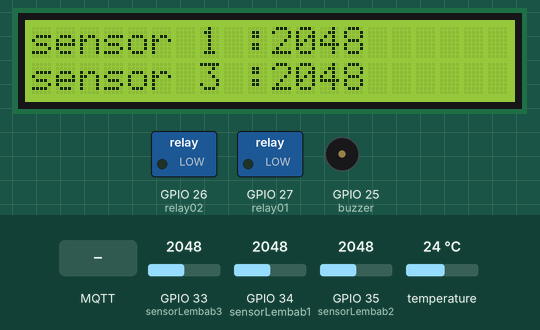
This sketch was run on a simulated ESP32. Shown: 20×2 character LCD, switched loads named in the sketch (green lamp = pin HIGH), buzzer (waves = sounding, pin HIGH). The test bench sets the inputs (shaded band); at power-on: GPIO 33 (sensorLembab3) = 2048, GPIO 34 (sensorLembab1) = 2048, GPIO 35 (sensorLembab2) = 2048, temperature 24 °C. WiFi joins after 1.5 s; servers stay silent unless stated; no MQTT or app messages arrive unless stated; what the sketch prints to the serial monitor is not drawn.

Above: at 10.5 s.
10.6 s: MQTT message "on" arrives on the first subscribed topic
At 12.2 s:
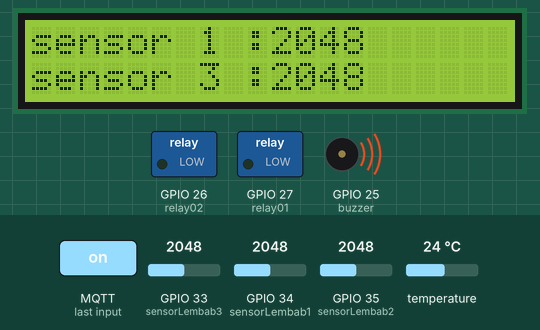
12.5 s: MQTT message "on" arrives on the second subscribed topic
At 14.2 s:
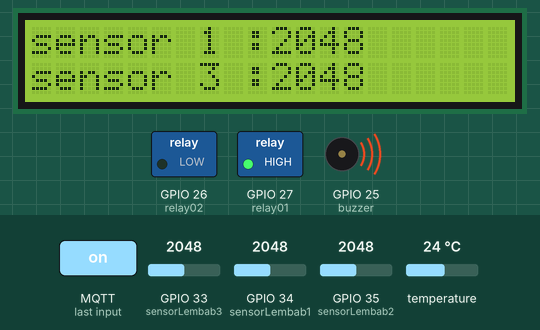
14.5 s: MQTT message "off" arrives on the first subscribed topic
At 16.0 s:
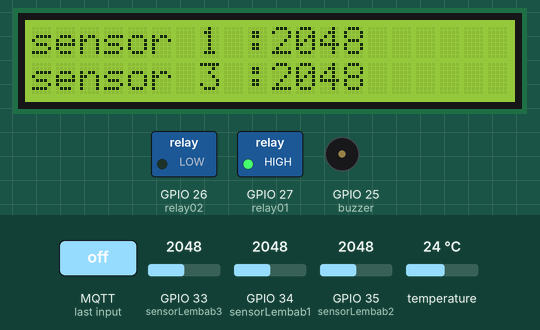
16.5 s: MQTT message "on" arrives on the third subscribed topic
At 17.8 s:
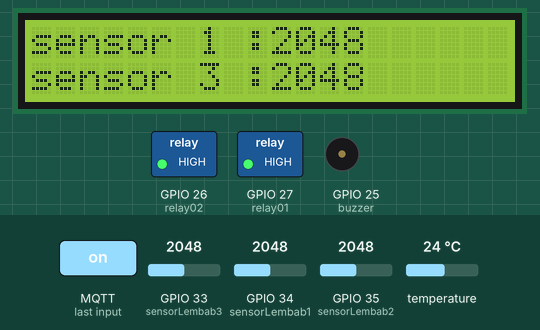
18.5 s: MQTT message "off" arrives on the second subscribed topic
At 19.6 s:
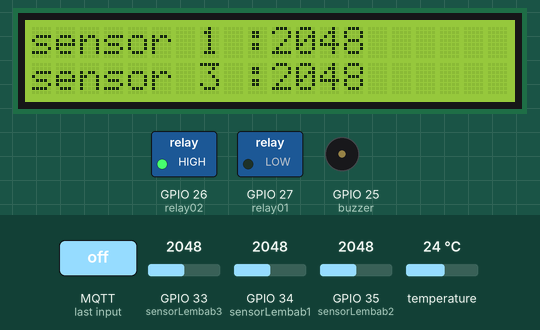
20.5 s: GPIO 33 (sensorLembab3) set to 2866
At 21.5 s:
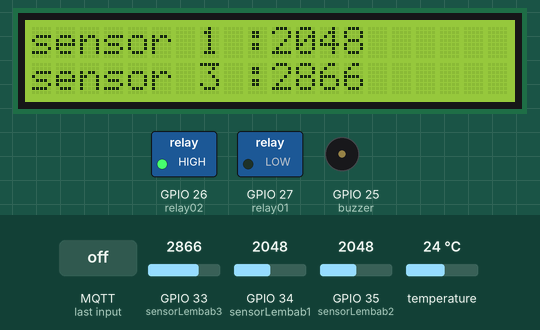
Timing chart, 0 to 23.5 s (numbered marks = the images above; inputs shaded):
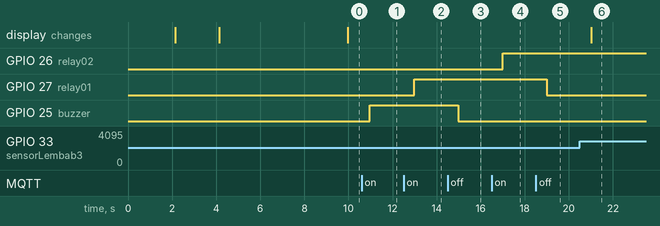

The sketch:

autiIrrigation.ino
```cpp
/*------------------------------------------------------------------
  ===================  Seksyen 1 - HEADER        ===================
  ------------------------------------------------------------------*/
//-------------------------------------------------------------------
//=  A. - Library  include and define  yang diperlukan              =
//-------------------------------------------------------------------

#include <WiFi.h>
#include <MQTT.h>
#include <Wire.h>
#include <SPI.h>
#include <DallasTemperature.h>
#include <OneWire.h>
#include <LiquidCrystal_I2C.h>


//--------------------------------------------------------------------
//=  B. - ISTIHAR Sambungan nama Pin dengan Nombor Fizikal PIN ----
//--------------------------------------------------------------------

//---Actuator and Relay  pin connection---
#define relay01     27
#define relay02     26
#define buzzer      25
#define SensorSuhu  15 // pin sambungan ke DS18B20 (ONEWIRE)
#define sensorLembab1 34
#define sensorLembab2 35
#define sensorLembab3 33

//---Penentuan nama Pembolehubah nama yg diumpukkan kepada satu nilai awal yg ditetapkan --
LiquidCrystal_I2C lcd(0x27,20,2);

// ~~~~~~~~~~~~~~~~~~~~ PENTING ~~~~~~~~~~~~~~~~~~~~~~~~
// ------ Sila edit nama atau ID ikut keperluan --------
#define Client_Id   "josephinekksbj202500001"
#define NamaBroker  "broker.emqx.io"
#define namaSSID    "JOSAN";
#define SSIDpwd     "s@nthini";
//#define namaSSID    "IoT";
//#define SSIDpwd     "iot@kksj2023";
// ~~~~~~~~~~~~~~~~~~~  TAMMAT   ~~~~~~~~~~~~~~~~~~~~~~~

//=   C.  - ISTIHAR  constant dan pembolehubah------------------------------
//---Penetapan nama Pembolehubah yg diumpukkan kepada satu nilai awal  --
const char ssid[] = namaSSID;
const char pass[] = SSIDpwd;

//------ ISTIHAR Pemboleh ubah dengan jenis Data yang digunakan---
unsigned long lastMillis = 0;
float dataSuhuC; // suhu dalam Celsius


//-=   D. - Cipta Objek dari Librari berkaitan------------------ ----
//--------------------------------------------------------------------------

WiFiClient net;
MQTTClient client;


// Istihar objek bagi Module Sersor Suhu Dallas 18B20
OneWire oneWire(SensorSuhu);
DallasTemperature sensors(&oneWire);

//##################  Seksyen 1 - TAMAT #############################

//==================  Seksyen 2 - Fungsi Setup ======================
//-------------------------------------------------------------------

void setup() {
  pinMode(relay01,OUTPUT);
  pinMode(relay02,OUTPUT);
  pinMode(buzzer,OUTPUT);

  Serial.begin(115200); // initialize serial

  WiFi.begin(ssid, pass);
  client.begin(NamaBroker, net);
  client.onMessage(messageReceived);

  sensors.begin();    // initialize the DS18B20 sensor
  connect();

  lcd.init();
  lcd.backlight();
  lcd.setCursor(0,0);
  lcd.print("ESP32 - UJI LCD");
  delay(2000);
  lcd.clear();
  delay(5000);
}
//##################  Seksyen 2 - TAMAT #############################


//==============  Seksyen 3 - Fungsi Utama (LOOP) ===================
//-------------------------------------------------------------------
void loop() {

 client.loop();
 delay(10);  // <- fixes some issues with WiFi stability

  if (!client.connected()) {
    connect();
  }

// publish a message roughly every second.
  if (millis() - lastMillis > 1000) {
  lastMillis = millis();

    //------SENSOR 1-------------------------------------------------------------
    sensors.requestTemperatures();
    dataSuhuC = sensors.getTempCByIndex(0);
    Serial.print(dataSuhuC);
    Serial.println(" ºC");
    client.publish("esidevkit/suhu", String(dataSuhuC));
    //----------------------------------------------------------------------------

    //------SENSOR seterusnya-------------------------------------------------------------

          // ---masuk kod sensor seterusnya -----

    sensorTanah1();
    sensorTanah2();
    sensorTanah3();

    //----------------------------------------------------------------------------

  }
}
//##################  Seksyen 3 - TAMAT #############################
```

sensor.ino
```cpp
void sensorTanah1() {

int dataSensor1 = analogRead(sensorLembab1);
Serial.print("dataSensor1: ");
Serial.println(dataSensor1);
lcd.setCursor(0,0);
lcd.print("sensor 1 :");
lcd.setCursor(10,0);
lcd.print(dataSensor1);
client.publish("jsp/level1", String(dataSensor1));

}

void sensorTanah2() {

int dataSensor2 = analogRead(sensorLembab2);
Serial.print("dataSenso2: ");
Serial.println(dataSensor2);
lcd.setCursor(0,1);
lcd.print("sensor 2 :");
lcd.setCursor(10,1);
lcd.print(dataSensor2);

client.publish("jsp/level2", String(dataSensor2));

}

void sensorTanah3() {

int dataSensor3 = analogRead(sensorLembab3);
Serial.print("dataSensor3: ");
Serial.println(dataSensor3);
lcd.setCursor(0,1);
lcd.print("sensor 3 :");
lcd.setCursor(10,1);
lcd.print(dataSensor3);

client.publish("jsp/level3", String(dataSensor3));

}
```

wireless.ino
```cpp
void connect() {
  Serial.print("checking wifi...");
  while (WiFi.status() != WL_CONNECTED) {
    Serial.print(".");
    delay(1000);
  }

  Serial.print("\nconnecting...");
  while (!client.connect(Client_Id)) {
    Serial.print(".");
    delay(1000);
  }
  Serial.println("\nconnected!");
  client.subscribe("jsp/buzzer");
  client.subscribe("jsp/relay1");
  client.subscribe("jsp/relay2");
  // -- tambah subcribe disini ---

}

void messageReceived(String &topic, String &payload) {
  //Serial.println("incoming: " + topic + " - " + payload);
   Serial.println(payload);


   //==========================Buzzer Control ==========
  if(String(topic) == "jsp/buzzer")
  {
      if(payload =="on")
      {
        Serial.println(payload);
        digitalWrite(buzzer,HIGH);
        Serial.println("Buzzer ON");
      }

      else if(payload =="off")
      {
        Serial.println(payload);
        digitalWrite(buzzer,LOW);
        Serial.println("Buzzer OFF");
      }
  }
 //-------------------------- END --------------------

 //========================== Relay Control ==========
 //---- Relay 01 -----
  if(String(topic) == "jsp/relay1")
  {
      if(payload =="on")
      {
        Serial.println(payload);
        digitalWrite(relay01,HIGH);
        Serial.println("relay01 ON");
      }

      else if(payload =="off")
      {
        Serial.println(payload);
        digitalWrite(relay01,LOW);
        Serial.println("relay01 OFF");
      }
  }

  //---- Relay 02 -----
  if(String(topic) == "jsp/relay2")
  {
      if(payload =="on")
      {
        Serial.println(payload);
        digitalWrite(relay02,HIGH);
        Serial.println("relay02 ON");
      }

      else if(payload =="off")
      {
        Serial.println(payload);
        digitalWrite(relay02,LOW);
        Serial.println("relay02 OFF");
      }
  }
 //-------------------------- END --------------------
//==========================Device Control ===========

//   ----Tulis Kod Kawalan ( subsribe here ) -------

//--------------------------- END --------------------

}
```

Measured:
- after the input at 10.6 s, GPIO 25 (buzzer): LOW → HIGH after 0.37 s
- after the input at 12.5 s, GPIO 27 (relay01): LOW → HIGH after 0.48 s
- after the input at 14.5 s, GPIO 25 (buzzer): HIGH → LOW after 0.49 s
- after the input at 16.5 s, GPIO 26 (relay02): LOW → HIGH after 0.50 s
- after the input at 18.5 s, GPIO 27 (relay01): HIGH → LOW after 0.50 s
- after the input at 20.5 s, the display: changes after 0.51 s (image 6)
